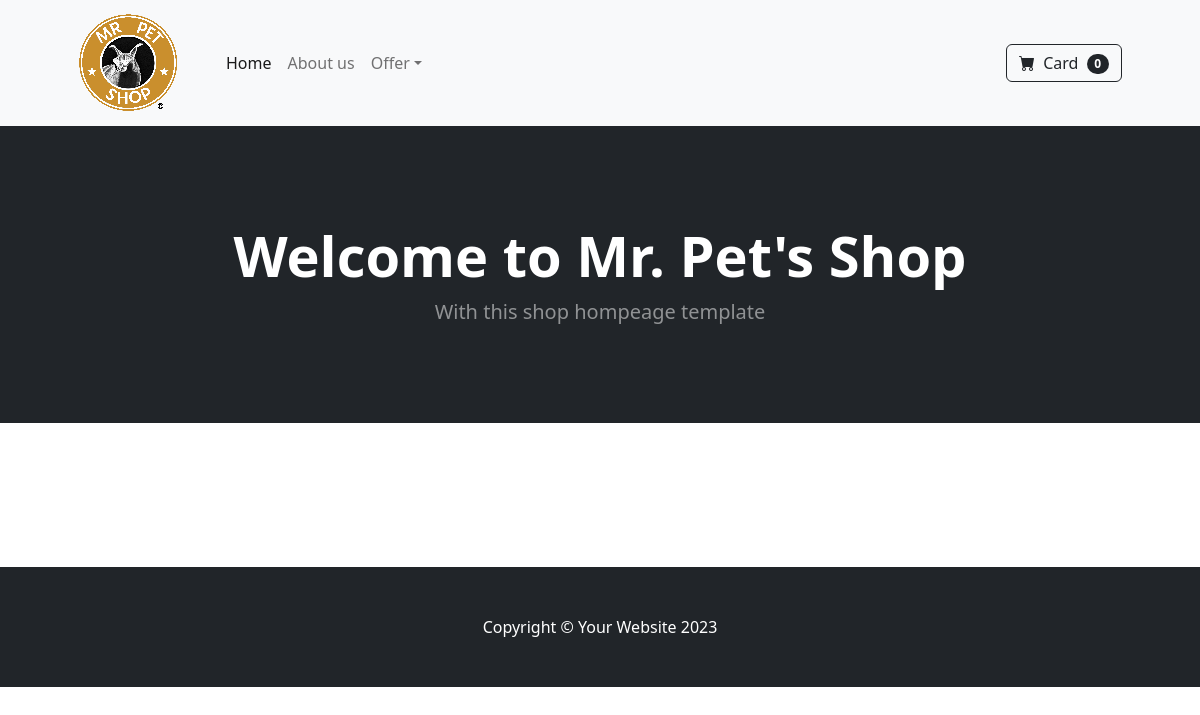
The app's page /, older data.
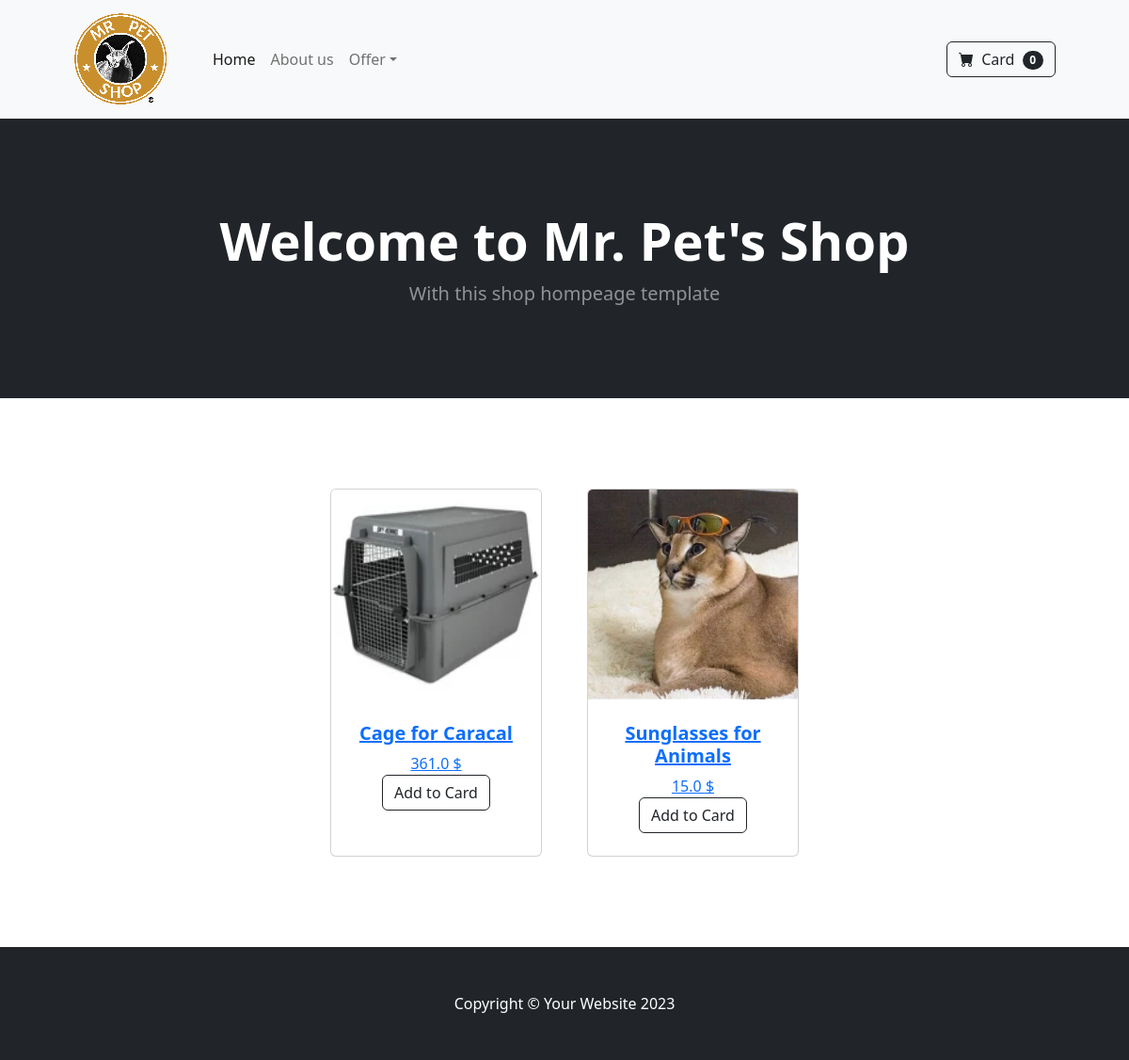
The same page, newer data.
### Items/models.py (models this page shows)
class Item(models.Model):
     category= models.ForeignKey('Category', related_name='items', on_delete=models.CASCADE)
     name = models.CharField(max_length=255)
     description = models.TextField(blank=True, null=True)
     price = models.FloatField()
     image= models.ImageField(upload_to='item_image',blank=True,null=True)
     producer = models.ForeignKey(User, related_name='items',on_delete=models.CASCADE)
     availability = models.BooleanField(default=True)

### Shop/views.py (the view)
# urls.py: path('',index, name="index"),
def index(request):
    items = Item.objects.filter(availability=True)[0:6]
    categories = Category.objects.all()
    return render(request,'index.html',{
        'categories': categories,
        'items' : items
    })

### Shop/templates/index.html (shortened to what this page needs)
<!DOCTYPE html>
<html lang="en">
    <head>
        {%load static %}
        <link href="https://cdn.jsdelivr.net/npm/bootstrap-icons@1.5.0/font/bootstrap-icons.css" rel="stylesheet" />
        <link href="{% static 'css/styles.css' %}" rel="stylesheet" />
    </head>
    <body>
        <nav class="navbar navbar-expand-lg navbar-light bg-light">
            <div class="container px-4 px-lg-5">
                <a class="navbar-brand" href="index.html"><span class="fw-bolder text-primary"> <img class="img-fluid" src="{% static 'logo.png' %}" alt="..." /></span></a>
                <div class="collapse navbar-collapse" id="navbarSupportedContent">
                    <ul class="navbar-nav me-auto mb-2 mb-lg-0 ms-lg-4">
                        <li class="nav-item"><a class="nav-link active" aria-current="page" href="#!">Home</a></li>
                        <li class="nav-item"><a class="nav-link" href="#!">About us</a></li>
                        <li class="nav-item dropdown">
                            <a class="nav-link dropdown-toggle" id="navbarDropdown" href="#" role="button" data-bs-toggle="dropdown" aria-expanded="false">Offer</a>
                        </li>
                    </ul>
                    <form class="d-flex">
                        <button class="btn btn-outline-dark" type="submit">
                            <i class="bi-cart-fill me-1"></i>
                            Card
                            <span class="badge bg-dark text-white ms-1 rounded-pill">0</span>
                        </button>
                    </form>
                </div>
            </div>
        </nav>
        <header class="bg-dark py-5">
            <div class="container px-4 px-lg-5 my-5">
                <div class="text-center text-white">
                    <h1 class="display-4 fw-bolder">Welcome to Mr. Pet's Shop</h1>
                    <p class="lead fw-normal text-white-50 mb-0">With this shop hompeage template</p>
                </div>
            </div>
        </header>
        <section class="py-5">
                        <div class="container px-4 px-lg-5 mt-5">
                        <div class="row gx-4 gx-lg-5 justify-content-center">
                            {% for item in items %}
                            <div class="col-6 col-md-4 col-lg-3 mb-5">
                                    <div class="card h-100">
          <a href = {% url 'item:detail' item.id %>
                                        <img class="card-img-top" src="{{ item.image.url }}" alt="..." />
                                            <div class="card-body p-4">
                                                <div class="text-center">
                                                    <h5 class="fw-bolder">{{ item.name }}</h5>
                                                    {{ item.price }} $
                                                     <div class="text-center"><a class="btn btn-outline-dark mt-auto" href="#">Add to Card</a></div>
                                                </div>
                                            </div>
                                        </div>
                                    </div>
                                {% endfor %}
                            </div>
                        </div>
        </section>
        <footer class="py-5 bg-dark">
            <div class="container"><p class="m-0 text-center text-white">Copyright &copy; Your Website 2023</p></div>
        </footer>
    </body>
</html>

Row changes from the older to the newer data that the page shows:
added Item: image (picture), name "Cage for Caracal", price "361.0"
added Item: image (picture), name "Sunglasses for Animals", price "15.0"
